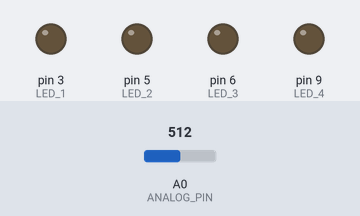
Recording of a sketch running on a simulated Arduino Uno, built with avr-gcc and run on an emulated ATmega328P. Parts: output pins drawn as LEDs (lit = HIGH). The test bench sets the inputs (shaded band); at power-on: A0 (ANALOG_PIN) = 512.

Above: at 1.2 s.
1.3 s: A0 (ANALOG_PIN) set to 0
At 1.7 s:
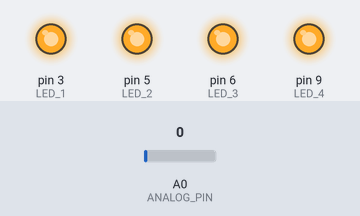
2.9 s: A0 (ANALOG_PIN) set to 122
At 4.3 s:
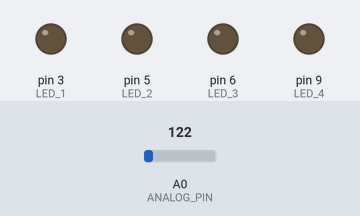
Timing chart, 0 to 5.9 s (numbered marks = the images above; inputs shaded):
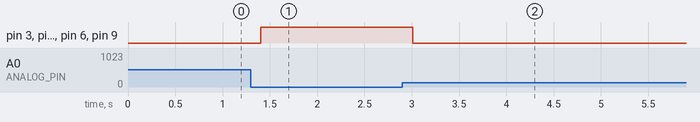

Measured:
- after the input at 1.3 s, pin 3 (LED_1), pin 5 (LED_2), pin 6 (LED_3), pin 9 (LED_4): LOW → HIGH after 0.10 s
- after the input at 2.9 s, pin 3 (LED_1), pin 5 (LED_2), pin 6 (LED_3), pin 9 (LED_4): HIGH → LOW after 0.11 s

The sketch:

light_resistor.ino
```cpp
/*
Reading a LDR and changing the LED intensity
*/

// Pin Number constants
const int LED_1 = 3;
const int LED_2 = 5;
const int LED_3 = 6;
const int LED_4 = 9;
const int ANALOG_PIN = 0;

int ldr_value;

void
setup()
{
    pinMode(LED_1, OUTPUT);
    pinMode(LED_2, OUTPUT);
    pinMode(LED_3, OUTPUT);
    pinMode(LED_4, OUTPUT);

    // Serial start for convenience
    // Serial.begin(9600);      // open the serial port at 9600 bps
    // Serial.println("STARTED");
}

void
loop()
{
    // Read in LDR Value, constrained 0 - 6
    ldr_value = constrain(analogRead(ANALOG_PIN), 0, 6);
    ldr_value = 6 - ldr_value;

    delay(100);

    // Serial.println("ldr_value");
    // Serial.println(ldr_value);

    // Set all LED's OFF before we turn on only the ones we want
    digitalWrite(LED_1, LOW);
    digitalWrite(LED_2, LOW);
    digitalWrite(LED_3, LOW);
    digitalWrite(LED_4, LOW);

    // Use a switch, allowing cascading case statements, to turn on the LED's
    switch(ldr_value) {
        case 6:
        case 5:
            digitalWrite(LED_4, HIGH);
        case 4:
            digitalWrite(LED_3, HIGH);
        case 3:
            digitalWrite(LED_2, HIGH);
        case 2:
            digitalWrite(LED_1, HIGH);
    }
}
```
